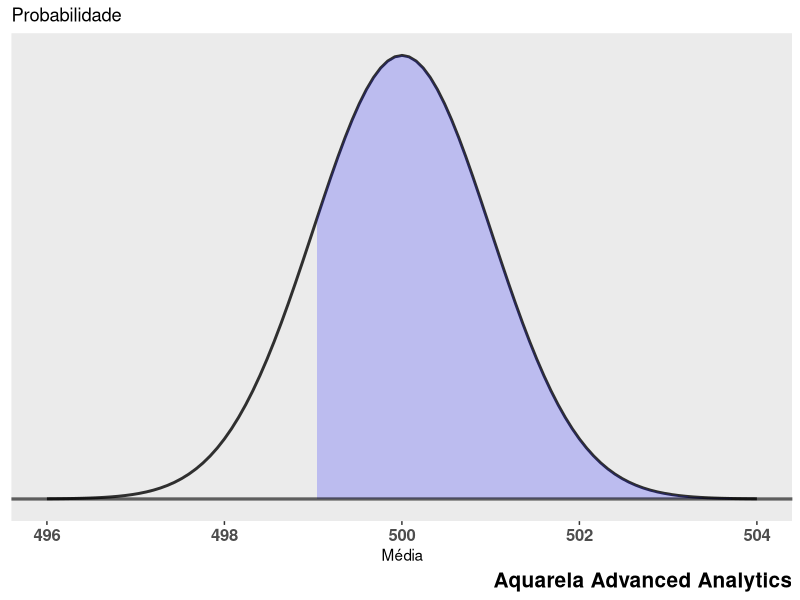
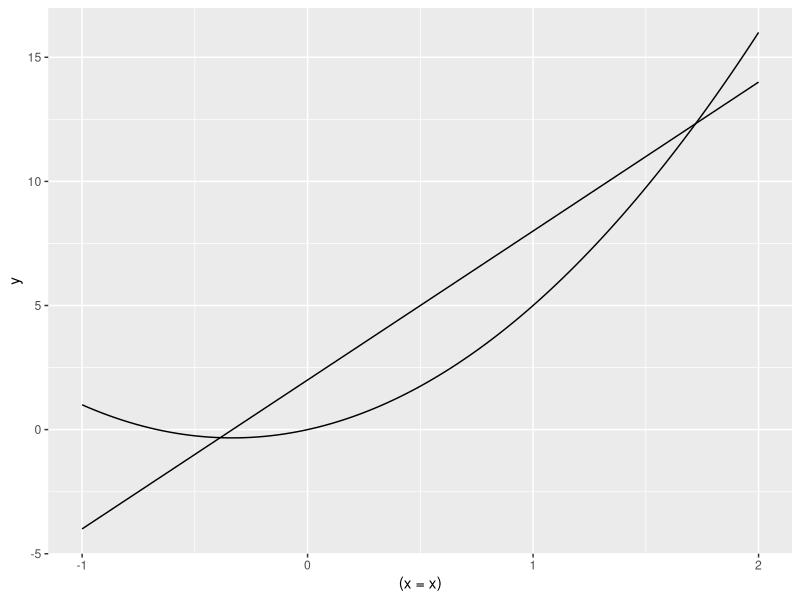

Recreate these plots in R, in order.
library(tidyverse)

mean = 500
sd = 1
x0 = (mean-4*sd)
x1 = (mean+4*sd)
y0 = (mean-sd)
y1 = (mean+sd)

funcShaded <- function(x) {
  y <- dnorm(x, mean = mean, sd = sd)
  #y[x < y0 | x > y1] <- NA
  y[x < y0] <- NA
  #y[x < y0 | x > y1] <- NA
  return(y)
}

ggplot(data.frame(x = c(x0, x1)), aes(x = x)) +
  stat_function(fun = dnorm, args = list(mean, sd), size = 1, alpha = 0.8)+
  stat_function(fun=funcShaded, geom="area", fill="blue", alpha=0.2)+
  geom_hline(yintercept = 0, size = 1.1, alpha = 0.6)+
  labs(title = "Probabilidade",
       x = "Média",
       #y = "",
       caption = "Aquarela Advanced Analytics")+
  theme(legend.position = "none",
        panel.grid = element_blank(),
        axis.title.y = element_blank(),
        axis.text.y = element_blank(),
        axis.ticks.y = element_blank(),
        axis.text.x = element_text(face = "bold", size = 12),
        plot.caption = element_text(size = 15, face = "bold")
        #panel.background = element_blank()
        ) 
  

# Menor que
pnorm(q = -1, mean = 0, sd = 1)

# Maior que
1-pnorm(q = -1, mean = 0, sd = 1)

pnorm(q = 1, mean = 0, sd = 1)

# P entre
(pnorm(q = 1, mean = 0, sd = 1) - pnorm(q = -1, mean = 0, sd = 1))







f1 <- function(x){x^3+x^2-40}
f2 <- function(x){(3*x^2)+(+2*x)}
f3 <- function(x){6*x+2}

ggplot(data.frame(x = c(-1, 2)), aes((x=x)))+
#  stat_function(fun = f1)+
  stat_function(fun = f2)+
  stat_function(fun = f3)


